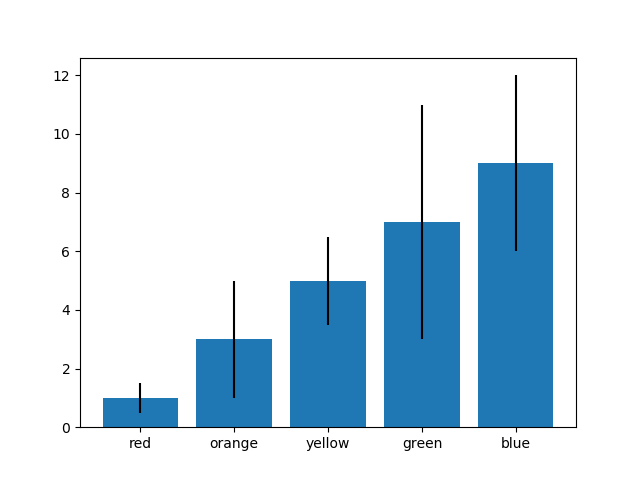

Generate this figure with Python:
# Author:  Martin McBride
# Created: 2022-03-23
# Copyright (C) 2022, Martin McBride
# License: MIT

import matplotlib.pyplot as plt
import numpy as np

x = np.arange(5)
y = x*2 + 1
errors = [0.5, 2, 1.5, 4, 3]

labels = ["red", "orange", "yellow", "green", "blue"]

plt.bar(x, y, yerr=errors)
plt.xticks(x, labels)
plt.savefig("barchart-errorbars.png")
plt.show()
